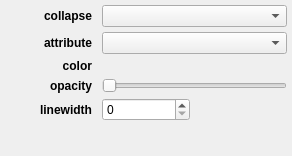
<?xml version="1.0" encoding="UTF-8"?>
<ui version="4.0">
 <class>Form</class>
 <widget class="QWidget" name="Form">
  <property name="geometry">
   <rect>
    <x>0</x>
    <y>0</y>
    <width>292</width>
    <height>156</height>
   </rect>
  </property>
  <property name="windowTitle">
   <string>Form</string>
  </property>
  <layout class="QGridLayout" name="gridLayout">
   <property name="leftMargin">
    <number>5</number>
   </property>
   <property name="topMargin">
    <number>5</number>
   </property>
   <property name="rightMargin">
    <number>5</number>
   </property>
   <property name="bottomMargin">
    <number>5</number>
   </property>
   <property name="horizontalSpacing">
    <number>10</number>
   </property>
   <property name="verticalSpacing">
    <number>5</number>
   </property>
   <item row="6" column="1">
    <spacer name="verticalSpacer">
     <property name="orientation">
      <enum>Qt::Vertical</enum>
     </property>
     <property name="sizeHint" stdset="0">
      <size>
       <width>20</width>
       <height>40</height>
      </size>
     </property>
    </spacer>
   </item>
   <item row="3" column="0">
    <widget class="QLabel" name="label">
     <property name="font">
      <font>
       <weight>75</weight>
       <bold>true</bold>
      </font>
     </property>
     <property name="text">
      <string>opacity</string>
     </property>
     <property name="alignment">
      <set>Qt::AlignRight|Qt::AlignTrailing|Qt::AlignVCenter</set>
     </property>
    </widget>
   </item>
   <item row="4" column="0">
    <widget class="QLabel" name="label_3">
     <property name="font">
      <font>
       <weight>75</weight>
       <bold>true</bold>
      </font>
     </property>
     <property name="text">
      <string>linewidth</string>
     </property>
     <property name="alignment">
      <set>Qt::AlignRight|Qt::AlignTrailing|Qt::AlignVCenter</set>
     </property>
    </widget>
   </item>
   <item row="3" column="1" colspan="2">
    <widget class="QSlider" name="value_alpha">
     <property name="maximum">
      <number>100</number>
     </property>
     <property name="orientation">
      <enum>Qt::Horizontal</enum>
     </property>
    </widget>
   </item>
   <item row="1" column="0">
    <widget class="QLabel" name="label_4">
     <property name="font">
      <font>
       <weight>75</weight>
       <bold>true</bold>
      </font>
     </property>
     <property name="text">
      <string>attribute</string>
     </property>
     <property name="alignment">
      <set>Qt::AlignRight|Qt::AlignTrailing|Qt::AlignVCenter</set>
     </property>
    </widget>
   </item>
   <item row="4" column="1">
    <widget class="QSpinBox" name="value_linewidth"/>
   </item>
   <item row="2" column="0">
    <widget class="QLabel" name="label_2">
     <property name="font">
      <font>
       <weight>75</weight>
       <bold>true</bold>
      </font>
     </property>
     <property name="text">
      <string>color</string>
     </property>
     <property name="alignment">
      <set>Qt::AlignRight|Qt::AlignTrailing|Qt::AlignVCenter</set>
     </property>
    </widget>
   </item>
   <item row="2" column="1">
    <widget class="QColorBox" name="color_color">
     <property name="sizePolicy">
      <sizepolicy hsizetype="Preferred" vsizetype="Minimum">
       <horstretch>0</horstretch>
       <verstretch>0</verstretch>
      </sizepolicy>
     </property>
     <property name="text">
      <string/>
     </property>
    </widget>
   </item>
   <item row="5" column="1" colspan="2">
    <spacer name="horizontalSpacer">
     <property name="orientation">
      <enum>Qt::Horizontal</enum>
     </property>
     <property name="sizeHint" stdset="0">
      <size>
       <width>40</width>
       <height>5</height>
      </size>
     </property>
    </spacer>
   </item>
   <item row="0" column="0">
    <widget class="QLabel" name="label_5">
     <property name="font">
      <font>
       <weight>75</weight>
       <bold>true</bold>
      </font>
     </property>
     <property name="text">
      <string>collapse</string>
     </property>
     <property name="alignment">
      <set>Qt::AlignRight|Qt::AlignTrailing|Qt::AlignVCenter</set>
     </property>
    </widget>
   </item>
   <item row="1" column="1" colspan="2">
    <widget class="QComboBox" name="combosel_attribute">
     <property name="sizeAdjustPolicy">
      <enum>QComboBox::AdjustToMinimumContentsLength</enum>
     </property>
    </widget>
   </item>
   <item row="0" column="1" colspan="2">
    <widget class="QComboBox" name="combosel_statistic">
     <property name="sizeAdjustPolicy">
      <enum>QComboBox::AdjustToMinimumContentsLength</enum>
     </property>
    </widget>
   </item>
  </layout>
 </widget>
 <customwidgets>
  <customwidget>
   <class>QColorBox</class>
   <extends>QLabel</extends>
   <header>glue.utils.qt.colors</header>
  </customwidget>
 </customwidgets>
 <resources/>
 <connections/>
</ui>
